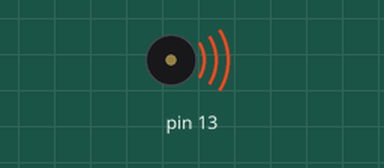
Simulated run of this sketch. Board: Arduino Uno, built with avr-gcc and run on an emulated ATmega328P. On the bench: buzzer (waves = sounding).

Above: at 0.02 s.
At 2.82 s:
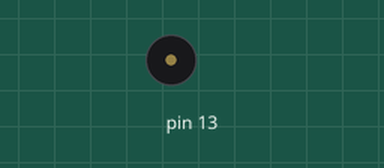
Timing chart, 0 to 3.1 s (numbered marks = the images above):
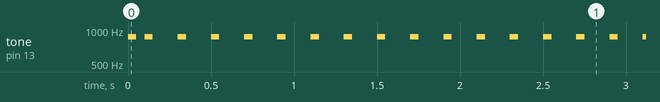

The sketch:

sketch_jun21a.ino
```cpp
void setup() {
  pinMode ( 13,OUTPUT);

}

void loop() {
  tone(13,870);
  delay(50);
  noTone(13);
  delay(50);

}
```

Measured:
- by itself, tone on pin 13: goes 870 Hz 0.05 s, silent 0.05 s, 649 × (870 Hz 0.05 s, silent 0.15 s), 870 Hz 0.05 s, then silent
